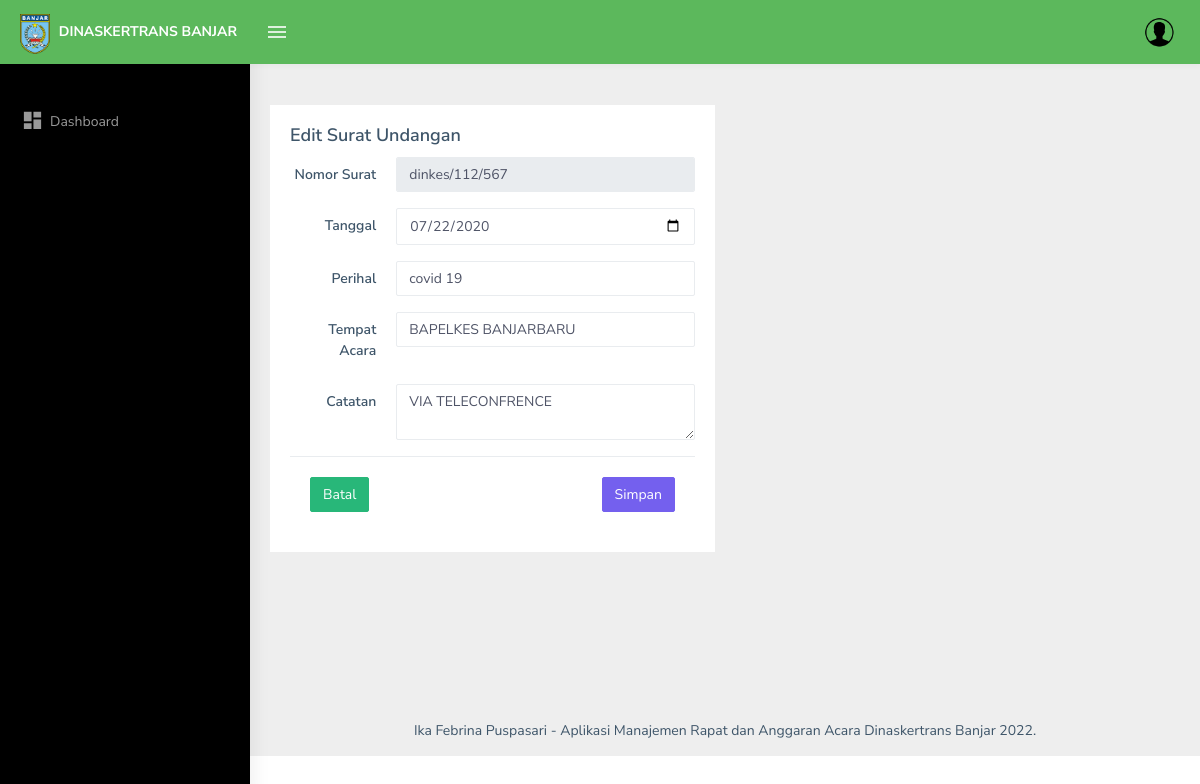
The app's page /admin/edit_masuk/00003 with its own data.
### tables this page shows
CREATE TABLE `tb_surat` (
  `id_surat` varchar(128) NOT NULL,
  `no_surat` varchar(128) NOT NULL,
  `tanggal` varchar(128) NOT NULL,
  `perihal` varchar(128) NOT NULL,
  `id_pengirim` int(11) NOT NULL,
  `tempat` varchar(128) NOT NULL,
  `tgl_acara` varchar(128) NOT NULL,
  `waktu_acara` varchar(128) NOT NULL,
  `catatan` varchar(128) NOT NULL,
  `lampiran` varchar(128) NOT NULL,
  `tujuan` varchar(128) NOT NULL,
  `jenis_surat` varchar(128) NOT NULL,
  `notulensi` text NOT NULL,
  `daftar_hadir` text NOT NULL
);

### application/controllers/Admin.php (called while the page is built, shortened)
<?php
class Admin extends CI_Controller
{
    public function __construct()
    {
        $this->load->library('form_validation');
        $this->load->model('Admin_model');
    }
    public function edit_masuk($no_surat)
    {
        $this->form_validation->set_rules('tanggal', 'Tanggal', 'required', [
            'required' => 'Tanggal harus diisi!'
        ]);
        $this->form_validation->set_rules('perihal', 'Perihal', 'required', [
            'required' => 'Perihal harus diisi!'
        ]);
        $this->form_validation->set_rules('tempat', 'Tempat Acara', 'required', [
            'required' => 'Tempat Acara harus diisi!'
        ]);
        if ($this->form_validation->run() == FALSE) {
            $data['judul'] = 'Admin - Edit Surat';
            $data['user'] = $this->db->get_where('tb_pegawai', ['nip' => $this->session->userdata('nip')])->row_array();
            $data['surat'] = $this->Admin_model->getSuratWhere($no_surat);
            $this->load->view('templates/header', $data);
            $this->load->view('templates/topbar');
            $this->load->view('templates/ad_sidebar');
            $this->load->view('admin/ed_masuk', $data);
            $this->load->view('templates/footer');
        } else {
            $this->Admin_model->editMasuk($no_surat);
            $this->session->set_flashdata('pesan', '<div class="alert alert-success" role="alert">Surat undangan berhasil diperbaharui.</div>');
            redirect('admin/surat');
        }
    }
}

### index.php (called while the page is built, shortened)
<?php
require_once BASEPATH.'core/CodeIgniter.php';

### application/models/Admin_model.php (called while the page is built, shortened)
<?php
class Admin_model extends CI_Model {
    public function getSuratWhere($no_surat){
        $this->db->from('tb_surat');
        $this->db->where('id_surat', $no_surat);
        return $this->db->get()->row_array();
    }
}

### application/views/admin/ed_masuk.php (the view, shortened to what this page needs)
<div class="page-wrapper">
            <div class="page-breadcrumb">
                <div class="row">
                    <div class="col-12 d-flex no-block align-items-center">
                    </div>
                </div>
            </div>
            <div class="container-fluid">
                <div class="row">
                    <div class="col-md-6">
                        <div class="card">
                            <div class="card-body">
                                <h4 class="card-title">Edit Surat Undangan</h4>
                                <form class="form-horizontal" method="post">
                                    <div class="form-group row">
                                        <label for="no_surat" class="col-sm-3 text-right control-label col-form-label">Nomor Surat</label>
                                        <div class="col-sm-9">
                                            <input type="text" class="form-control" id="no_surat" placeholder="Nomor Surat" name="no_suratH" value="<?= $surat['no_surat'] ?>" disabled>
                                        </div>
                                    </div>
                                    <div class="form-group row">
                                        <label for="tanggal" class="col-sm-3 text-right control-label col-form-label">Tanggal</label>
                                        <div class="col-sm-9">
                                            <input type="date" class="form-control" id="tanggal" name="tanggal" value="<?= $surat['tanggal'] ?>" autofocus>
                                        </div>
                                    </div>
                                    <div class="form-group row">
                                        <label for="perihal" class="col-sm-3 text-right control-label col-form-label">Perihal</label>
                                        <div class="col-sm-9">
                                            <input type="text" class="form-control" id="perihal" placeholder="Perihal" name="perihal" value="<?= $surat['perihal'] ?>">
                                        </div>
                                    </div>
                                    <div class="form-group row">
                                        <label for="tempat" class="col-sm-3 text-right control-label col-form-label">Tempat Acara</label>
                                        <div class="col-sm-9">
                                            <input type="text" class="form-control" id="tempat" placeholder="Tempat Acara" name="tempat" value="<?= $surat['tempat'] ?>">
                                        </div>
                                    </div>
                                    <div class="form-group row">
                                        <label for="catatan" class="col-sm-3 text-right control-label col-form-label">Catatan</label>
                                        <div class="col-sm-9">
                                            <textarea class="form-control" id="catatan" name="catatan"><?= $surat['catatan'] ?></textarea>
                                        </div>
                                    </div>
                                    <div class="border-top">
                                        <div class="card-body">
                                            <a href="<?= base_url('admin/surat') ?>" class="btn btn-success">Batal</a>
                                            <button type="submit" name="edit_masuk" class="btn btn-primary float-right">Simpan</button>
                                        </div>
                                    </div>
                                </form>
                            </div>
                        </div>
                    </div>
                </div>
            </div>

### records on screen
tb_surat: no_suratH "dinkes/112/567", tanggal "07/22/2020", perihal "covid 19", tempat "BAPELKES BANJARBARU", catatan "VIA TELECONFRENCE"
